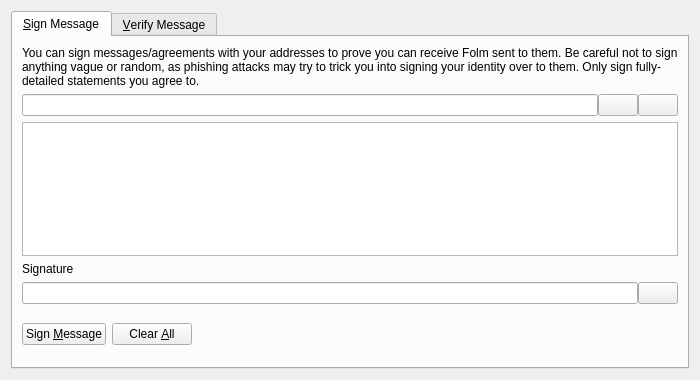
<?xml version="1.0" encoding="UTF-8"?>
<ui version="4.0">
 <class>SignVerifyMessageDialog</class>
 <widget class="QDialog" name="SignVerifyMessageDialog">
  <property name="geometry">
   <rect>
    <x>0</x>
    <y>0</y>
    <width>700</width>
    <height>380</height>
   </rect>
  </property>
  <property name="windowTitle">
   <string>Signatures - Sign / Verify a Message</string>
  </property>
  <property name="modal">
   <bool>true</bool>
  </property>
  <layout class="QVBoxLayout" name="verticalLayout">
   <item>
    <widget class="QTabWidget" name="tabWidget">
     <property name="currentIndex">
      <number>0</number>
     </property>
     <widget class="QWidget" name="tabSignMessage">
      <attribute name="title">
       <string>&amp;Sign Message</string>
      </attribute>
      <layout class="QVBoxLayout" name="verticalLayout_SM">
       <item>
        <widget class="QLabel" name="infoLabel_SM">
         <property name="text">
          <string>You can sign messages/agreements with your addresses to prove you can receive Folm sent to them. Be careful not to sign anything vague or random, as phishing attacks may try to trick you into signing your identity over to them. Only sign fully-detailed statements you agree to.</string>
         </property>
         <property name="textFormat">
          <enum>Qt::PlainText</enum>
         </property>
         <property name="wordWrap">
          <bool>true</bool>
         </property>
        </widget>
       </item>
       <item>
        <layout class="QHBoxLayout" name="horizontalLayout_1_SM">
         <property name="spacing">
          <number>0</number>
         </property>
         <item>
          <widget class="QValidatedLineEdit" name="addressIn_SM">
           <property name="toolTip">
            <string>The Folm address to sign the message with</string>
           </property>
          </widget>
         </item>
         <item>
          <widget class="QPushButton" name="addressBookButton_SM">
           <property name="toolTip">
            <string>Choose previously used address</string>
           </property>
           <property name="text">
            <string/>
           </property>
           <property name="shortcut">
            <string>Alt+A</string>
           </property>
           <property name="autoDefault">
            <bool>false</bool>
           </property>
          </widget>
         </item>
         <item>
          <widget class="QPushButton" name="pasteButton_SM">
           <property name="toolTip">
            <string>Paste address from clipboard</string>
           </property>
           <property name="text">
            <string/>
           </property>
           <property name="shortcut">
            <string>Alt+P</string>
           </property>
           <property name="autoDefault">
            <bool>false</bool>
           </property>
          </widget>
         </item>
        </layout>
       </item>
       <item>
        <widget class="QPlainTextEdit" name="messageIn_SM">
         <property name="toolTip">
          <string>Enter the message you want to sign here</string>
         </property>
        </widget>
       </item>
       <item>
        <widget class="QLabel" name="signatureLabel_SM">
         <property name="text">
          <string>Signature</string>
         </property>
         <property name="textFormat">
          <enum>Qt::PlainText</enum>
         </property>
        </widget>
       </item>
       <item>
        <layout class="QHBoxLayout" name="horizontalLayout_2_SM">
         <property name="spacing">
          <number>0</number>
         </property>
         <item>
          <widget class="QLineEdit" name="signatureOut_SM">
           <property name="font">
            <font>
             <italic>true</italic>
            </font>
           </property>
           <property name="readOnly">
            <bool>true</bool>
           </property>
          </widget>
         </item>
         <item>
          <widget class="QPushButton" name="copySignatureButton_SM">
           <property name="toolTip">
            <string>Copy the current signature to the system clipboard</string>
           </property>
           <property name="text">
            <string/>
           </property>
           <property name="autoDefault">
            <bool>false</bool>
           </property>
          </widget>
         </item>
        </layout>
       </item>
       <item>
        <layout class="QHBoxLayout" name="horizontalLayout_3_SM">
         <item>
          <widget class="QPushButton" name="signMessageButton_SM">
           <property name="toolTip">
            <string>Sign the message to prove you own this Folm address</string>
           </property>
           <property name="text">
            <string>Sign &amp;Message</string>
           </property>
           <property name="autoDefault">
            <bool>false</bool>
           </property>
          </widget>
         </item>
         <item>
          <widget class="QPushButton" name="clearButton_SM">
           <property name="toolTip">
            <string>Reset all sign message fields</string>
           </property>
           <property name="text">
            <string>Clear &amp;All</string>
           </property>
           <property name="autoDefault">
            <bool>false</bool>
           </property>
          </widget>
         </item>
         <item>
          <spacer name="horizontalSpacer_1_SM">
           <property name="orientation">
            <enum>Qt::Horizontal</enum>
           </property>
           <property name="sizeHint" stdset="0">
            <size>
             <width>40</width>
             <height>48</height>
            </size>
           </property>
          </spacer>
         </item>
         <item>
          <widget class="QLabel" name="statusLabel_SM">
           <property name="font">
            <font>
             <weight>75</weight>
             <bold>true</bold>
            </font>
           </property>
           <property name="text">
            <string/>
           </property>
           <property name="wordWrap">
            <bool>true</bool>
           </property>
          </widget>
         </item>
         <item>
          <spacer name="horizontalSpacer_2_SM">
           <property name="orientation">
            <enum>Qt::Horizontal</enum>
           </property>
           <property name="sizeHint" stdset="0">
            <size>
             <width>40</width>
             <height>48</height>
            </size>
           </property>
          </spacer>
         </item>
        </layout>
       </item>
      </layout>
     </widget>
     <widget class="QWidget" name="tabVerifyMessage">
      <attribute name="title">
       <string>&amp;Verify Message</string>
      </attribute>
      <layout class="QVBoxLayout" name="verticalLayout_VM">
       <item>
        <widget class="QLabel" name="infoLabel_VM">
         <property name="text">
          <string>Enter the receiver's address, message (ensure you copy line breaks, spaces, tabs, etc. exactly) and signature below to verify the message. Be careful not to read more into the signature than what is in the signed message itself, to avoid being tricked by a man-in-the-middle attack. Note that this only proves the signing party receives with the address, it cannot prove sendership of any transaction!</string>
         </property>
         <property name="textFormat">
          <enum>Qt::PlainText</enum>
         </property>
         <property name="alignment">
          <set>Qt::AlignLeading|Qt::AlignLeft|Qt::AlignTop</set>
         </property>
         <property name="wordWrap">
          <bool>true</bool>
         </property>
        </widget>
       </item>
       <item>
        <layout class="QHBoxLayout" name="horizontalLayout_1_VM">
         <property name="spacing">
          <number>0</number>
         </property>
         <item>
          <widget class="QValidatedLineEdit" name="addressIn_VM">
           <property name="toolTip">
            <string>The Folm address the message was signed with</string>
           </property>
          </widget>
         </item>
         <item>
          <widget class="QPushButton" name="addressBookButton_VM">
           <property name="toolTip">
            <string>Choose previously used address</string>
           </property>
           <property name="text">
            <string/>
           </property>
           <property name="shortcut">
            <string>Alt+A</string>
           </property>
           <property name="autoDefault">
            <bool>false</bool>
           </property>
          </widget>
         </item>
        </layout>
       </item>
       <item>
        <widget class="QPlainTextEdit" name="messageIn_VM"/>
       </item>
       <item>
        <widget class="QValidatedLineEdit" name="signatureIn_VM"/>
       </item>
       <item>
        <layout class="QHBoxLayout" name="horizontalLayout_2_VM">
         <item>
          <widget class="QPushButton" name="verifyMessageButton_VM">
           <property name="toolTip">
            <string>Verify the message to ensure it was signed with the specified Folm address</string>
           </property>
           <property name="text">
            <string>Verify &amp;Message</string>
           </property>
           <property name="autoDefault">
            <bool>false</bool>
           </property>
          </widget>
         </item>
         <item>
          <widget class="QPushButton" name="clearButton_VM">
           <property name="toolTip">
            <string>Reset all verify message fields</string>
           </property>
           <property name="text">
            <string>Clear &amp;All</string>
           </property>
           <property name="autoDefault">
            <bool>false</bool>
           </property>
          </widget>
         </item>
         <item>
          <spacer name="horizontalSpacer_1_VM">
           <property name="orientation">
            <enum>Qt::Horizontal</enum>
           </property>
           <property name="sizeHint" stdset="0">
            <size>
             <width>40</width>
             <height>48</height>
            </size>
           </property>
          </spacer>
         </item>
         <item>
          <widget class="QLabel" name="statusLabel_VM">
           <property name="font">
            <font>
             <weight>75</weight>
             <bold>true</bold>
            </font>
           </property>
           <property name="text">
            <string/>
           </property>
           <property name="wordWrap">
            <bool>true</bool>
           </property>
          </widget>
         </item>
         <item>
          <spacer name="horizontalSpacer_2_VM">
           <property name="orientation">
            <enum>Qt::Horizontal</enum>
           </property>
           <property name="sizeHint" stdset="0">
            <size>
             <width>40</width>
             <height>48</height>
            </size>
           </property>
          </spacer>
         </item>
        </layout>
       </item>
      </layout>
     </widget>
    </widget>
   </item>
  </layout>
 </widget>
 <customwidgets>
  <customwidget>
   <class>QValidatedLineEdit</class>
   <extends>QLineEdit</extends>
   <header>qvalidatedlineedit.h</header>
  </customwidget>
 </customwidgets>
 <resources>
  <include location="../folm.qrc"/>
 </resources>
 <connections/>
</ui>
